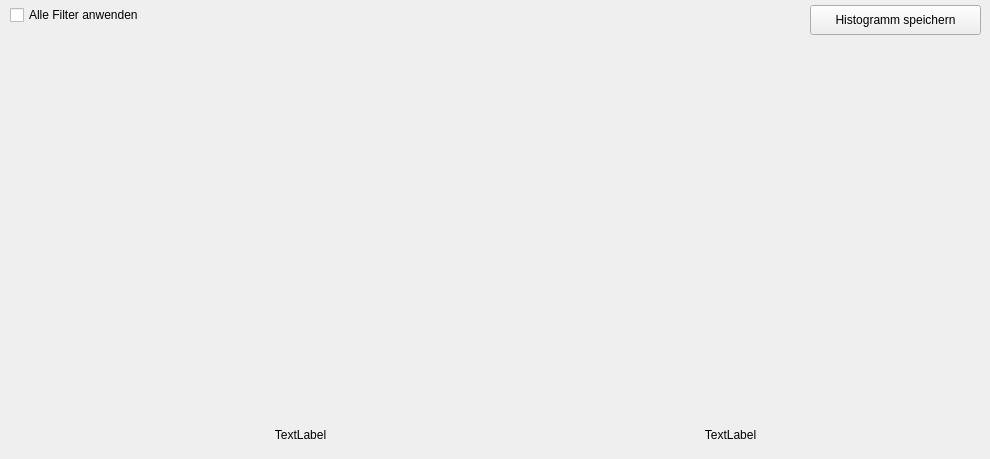
         <widget class="QWidget" name="tab_4">
          <attribute name="title">
           <string>Histogramm</string>
          </attribute>
          <widget class="QWidget" name="histogramm" native="true">
           <property name="geometry">
            <rect>
             <x>10</x>
             <y>40</y>
             <width>971</width>
             <height>381</height>
            </rect>
           </property>
          </widget>
          <widget class="QCheckBox" name="checkBox_hist">
           <property name="geometry">
            <rect>
             <x>10</x>
             <y>0</y>
             <width>181</width>
             <height>30</height>
            </rect>
           </property>
           <property name="text">
            <string>Alle Filter anwenden</string>
           </property>
           <property name="checked">
            <bool>false</bool>
           </property>
          </widget>
          <widget class="QLabel" name="raw_stat">
           <property name="geometry">
            <rect>
             <x>110</x>
             <y>420</y>
             <width>381</width>
             <height>30</height>
            </rect>
           </property>
           <property name="sizePolicy">
            <sizepolicy hsizetype="Preferred" vsizetype="Preferred">
             <horstretch>0</horstretch>
             <verstretch>0</verstretch>
            </sizepolicy>
           </property>
           <property name="text">
            <string>TextLabel</string>
           </property>
           <property name="scaledContents">
            <bool>false</bool>
           </property>
           <property name="alignment">
            <set>Qt::AlignCenter</set>
           </property>
           <property name="wordWrap">
            <bool>true</bool>
           </property>
          </widget>
          <widget class="QLabel" name="filter_stat">
           <property name="geometry">
            <rect>
             <x>540</x>
             <y>420</y>
             <width>381</width>
             <height>30</height>
            </rect>
           </property>
           <property name="sizePolicy">
            <sizepolicy hsizetype="Preferred" vsizetype="Preferred">
             <horstretch>0</horstretch>
             <verstretch>0</verstretch>
            </sizepolicy>
           </property>
           <property name="text">
            <string>TextLabel</string>
           </property>
           <property name="scaledContents">
            <bool>false</bool>
           </property>
           <property name="alignment">
            <set>Qt::AlignCenter</set>
           </property>
           <property name="wordWrap">
            <bool>true</bool>
           </property>
          </widget>
          <widget class="QPushButton" name="BtnSaveHistogramm">
           <property name="geometry">
            <rect>
             <x>810</x>
             <y>5</y>
             <width>171</width>
             <height>30</height>
            </rect>
           </property>
           <property name="text">
            <string>Histogramm speichern</string>
           </property>
          </widget>
         </widget>
